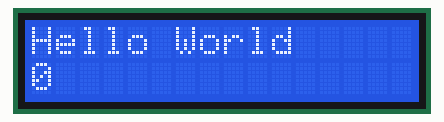
Simulated run of this sketch. Board: Arduino Uno, built with avr-gcc and run on an emulated ATmega328P. On the bench: 16×2 character LCD.

Above: at 0.1 s.
At 4.1 s:
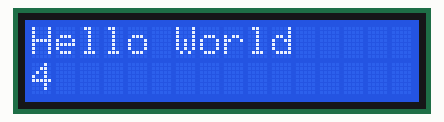
At 9.1 s:
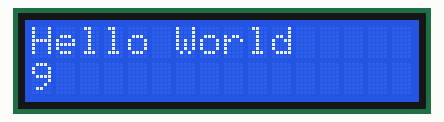
At 19.1 s:
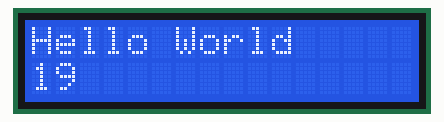
At 29.1 s:
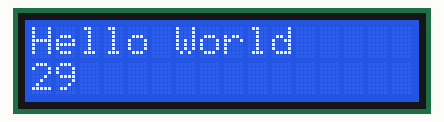
At 39.1 s:
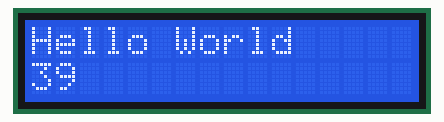

The sketch:

lcdDisplay.ino
```cpp
#include<LiquidCrystal.h>


//const int rs,en,d4,d5,d6,d7;
const int d4=2,d5=3,d6=4,d7=5;
const int rs=6,en=7;
LiquidCrystal lcd(rs,en,d4,d5,d6,d7);


void setup() {
  // put your setup code here, to run once:
  lcd.begin(16,2);
  lcd.print("Hello World");


}

void loop() {
  // put your main code here, to run repeatedly:


  lcd.setCursor(0,1);
  lcd.print(millis()/1000);


}
```

Measured:
- what the display in image 1 shows lasts 1.0 s, from 4.0 s to 5.0 s
